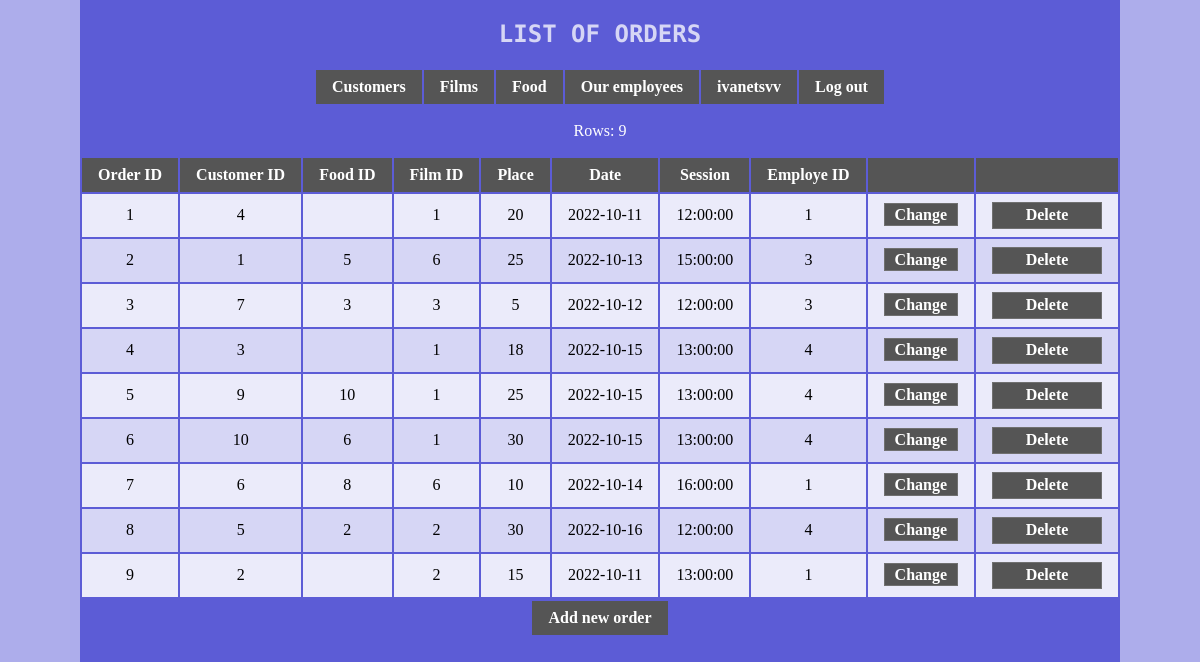
Page /orders.php (signed in) on the committed database.
### tables this page shows
CREATE TABLE `orders` (
  `OrderID` int NOT NULL AUTO_INCREMENT,
  `CustomerID` int NOT NULL,
  `FoodID` int DEFAULT NULL,
  `FilmID` int NOT NULL,
  `Place` int NOT NULL,
  `Session` date NOT NULL,
  `Time` time NOT NULL,
  `EmployeID` int NOT NULL,
  PRIMARY KEY (`OrderID`),
  KEY `CustomerID` (`CustomerID`),
  KEY `FilmID` (`FilmID`),
  KEY `FoodID` (`FoodID`),
  KEY `EmployeID` (`EmployeID`),
  CONSTRAINT `orders_ibfk_1` FOREIGN KEY (`CustomerID`) REFERENCES `customers` (`CustomerID`),
  CONSTRAINT `orders_ibfk_2` FOREIGN KEY (`FilmID`) REFERENCES `films` (`FilmID`),
  CONSTRAINT `orders_ibfk_3` FOREIGN KEY (`FoodID`) REFERENCES `food` (`FoodID`),
  CONSTRAINT `orders_ibfk_4` FOREIGN KEY (`EmployeID`) REFERENCES `employees` (`EmployeID`),
  CONSTRAINT `orders_ibfk_5` FOREIGN KEY (`EmployeID`) REFERENCES `employees` (`EmployeID`)
);

### orders.php (the view, shortened to what this page needs)
<!DOCTYPE html>
<html>
<head>
    <link rel="stylesheet" href="css/base.css">
</head>
<body>
    <div class="divbgbd">
        <h2>List of orders</h2>
        <table>
            <tr>
                <th><a href="index.php">Customers</a></th>
                <th><a href="films.php">Films</a></th>
                <th><a href="food.php">Food</a></th>
                <th><a href="employees.php">Our employees</a></th>
                <th>
                    <?php echo $_COOKIE["usernamecookie"]; ?>
                </th>
                <th><a href="logout.php">Log out</a></th>
            </tr>
        </table>
        <?php
        include "connect.php";
        $sql = "SELECT * FROM orders";
        if ($result = $conn->query($sql)) {
            $rowsCount = $result->num_rows;
            echo "<p>Rows: $rowsCount</p>";
            echo "<table><tr><th>Order ID</th><th>Customer ID</th><th>Food ID</th><th>Film ID</th><th>Place</th><th>Date</th><th>Session</th><th>Employe ID</th><th></th><th></th></tr>";
            foreach ($result as $row) {
                echo "<tr>";
                echo "<td>" . $row["OrderID"] . "</td>";
                echo "<td>" . $row["CustomerID"] . "</td>";
                echo "<td>" . $row["FoodID"] . "</td>";
                echo "<td>" . $row["FilmID"] . "</td>";
                echo "<td>" . $row["Place"] . "</td>";
                echo "<td>" . $row["Session"] . "</td>";
                echo "<td>" . $row["Time"] . "</td>";
                echo "<td>" . $row["EmployeID"] . "</td>";
                echo "<td><a href='update_orders.php?OrderID=" . $row["OrderID"] . "'>Change</a></td>";
                echo "<td><form action='delete_orders.php' method='post'>
                        <input type='hidden' name='OrderID' value='" . $row["OrderID"] . "' />
                        <input type='submit' class='button' value='Delete'>
                   </form></td>";
                echo "</tr>";
            }
            echo "</table>";
        } else {
            echo "Error: " . $conn->error;
        }
        if ('admin' == $_COOKIE["userlevelcookie"])
            echo "<table>
    <tr>
        <th><a href='form_orders.php'>Add new order</a></th>
    </tr>
</table>"
            ?>
    </div>
</body>
</html>

### base.css (style rules this page uses)
html, body { font-family: 'Bellota Text', cursive; height: 100%; display: flex; flex-direction: column; margin: 0; padding: 0; background-color: #adadeb; }
.button { border: 1px solid #707070; background-color: #555555; color: #ffffff; height: 27px; width: 110px; margin-left: auto; margin-right: auto; font-family: 'Bellota Text', cursive; font-size: medium; font-weight: 600; }
.divbgbd { margin-left: auto; margin-right: auto; margin-top: 0px; height: 100%; padding: 0px, 30px, 0px; background-color: #5c5cd6; }
h2, p { text-align: center; }
p { color: white; }
table { max-width: 100%; margin-left: auto; margin-right: auto; text-align: center; }
tr:nth-child(odd) { background-color: #d6d6f5; }
tr:nth-child(even) { background-color: #ebebfa; }
th { background-color: #555; color: #fff; }
th, td { text-align: center; padding: 0.5em 1em; }
td a { border: 1px solid #707070; background-color: #555555; color: #ffffff; height: 27px; width: 110px; margin-left: auto; margin-right: auto; font-family: 'Bellota Text', cursive; font-size: medium; font-weight: 600; padding: 2px 10px; }
td::before { display: none; }
a { color: white; text-decoration: none; }
a:link { color: white; text-decoration: none; }
h2 { font-family: 'Chivo Mono', monospace; font-size: 1.5em; text-transform: uppercase; color: #d6d6f5; filter: blur(0.3px); }

### rows in the picture
orders: OrderID "1", CustomerID "4", FilmID "1", Place "20", Session "2022-10-11", Time "12:00:00", EmployeID "1"
orders: OrderID "2", CustomerID "1", FoodID "5", FilmID "6", Place "25", Session "2022-10-13", Time "15:00:00", EmployeID "3"
orders: OrderID "3", CustomerID "7", FoodID "3", FilmID "3", Place "5", Session "2022-10-12", Time "12:00:00", EmployeID "3"
orders: OrderID "4", CustomerID "3", FilmID "1", Place "18", Session "2022-10-15", Time "13:00:00", EmployeID "4"
orders: OrderID "5", CustomerID "9", FoodID "10", FilmID "1", Place "25", Session "2022-10-15", Time "13:00:00", EmployeID "4"
orders: OrderID "6", CustomerID "10", FoodID "6", FilmID "1", Place "30", Session "2022-10-15", Time "13:00:00", EmployeID "4"
orders: OrderID "7", CustomerID "6", FoodID "8", FilmID "6", Place "10", Session "2022-10-14", Time "16:00:00", EmployeID "1"
orders: OrderID "8", CustomerID "5", FoodID "2", FilmID "2", Place "30", Session "2022-10-16", Time "12:00:00", EmployeID "4"
orders: OrderID "9", CustomerID "2", FilmID "2", Place "15", Session "2022-10-11", Time "13:00:00", EmployeID "1"

### other values in the picture
$_COOKIE["usernamecookie"] "ivanetsvv"
$rowsCount "9"
